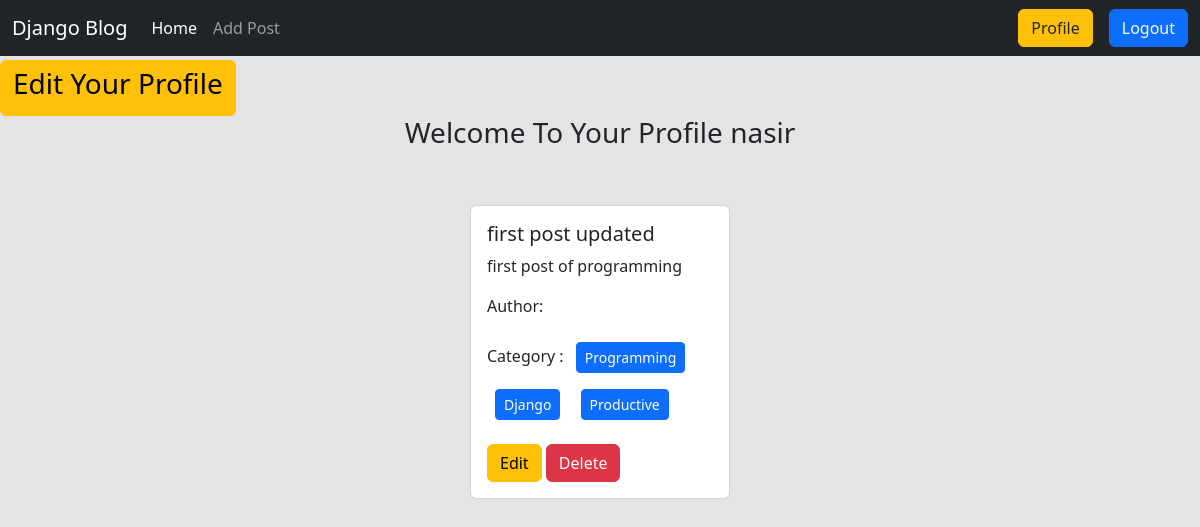
The app's page /author/profile/ (signed in) with its own data.
### posts/models.py (models this page shows, shortened)
class Post(models.Model):
    title = models.CharField(max_length=100)
    content = models.TextField()
    category = models.ManyToManyField(Category)
    author = models.ForeignKey(User, on_delete=models.CASCADE)

### categories/models.py (models this page shows, shortened)
class Category(models.Model):
    name = models.CharField(max_length=100)
    slug = models.SlugField(max_length=100, null=True, blank=True)

### author/views.py (the view)
# urls.py: path('profile/', views.profile, name='profile'),
@login_required
def profile(request):
    data = Post.objects.filter(author=request.user)
    return render(request, 'profile.html', {'data': data})

### author/templates/profile.html
{% extends 'base.html' %}
{% load crispy_forms_tags %}
{% block content %}
  <div class="mt-1">
    <a href="{% url 'edit_profile' %}" class="btn btn-warning"><h3>Edit Your Profile</h3></a>
  </div>
  <div class="text-center">
    <h3>Welcome To Your Profile {{user}}</h3>
  </div>
  <div class="d-flex fles-wrap justify-content-center px-5 pt-5">
    {% for post in data %}
      <div class="col-sm-3">
        <div class="card mx-2">
          <div class="card-body">
            <h5 class="card-title">{{ post.title }}</h5>
            <p class="card-text">{{ post.content }}</p>
            <p>Author: {{ post.author.first_name }} {{ post.author.last_name }}</p>
            <p>
              Category :{% for cate in post.category.all %}
                <button class="btn btn-primary m-2 btn-sm">{{ cate.name }}</button>
              {% endfor %}
            </p>
            <a href="{% url 'edit_post' post.id %}" class="btn btn-warning">Edit</a>
            <a href="{% url 'delete_post' post.id %}" class="btn btn-danger">Delete</a>
          </div>
        </div>
      </div>
    {% endfor %}
  </div>
{% endblock %}

### records on screen
Post: title "first post updated", content "first post of programming"
Category: name "Programming"
Category: name "Django"
Category: name "Productive"

### other values on screen
{{ user }} "nasir"
